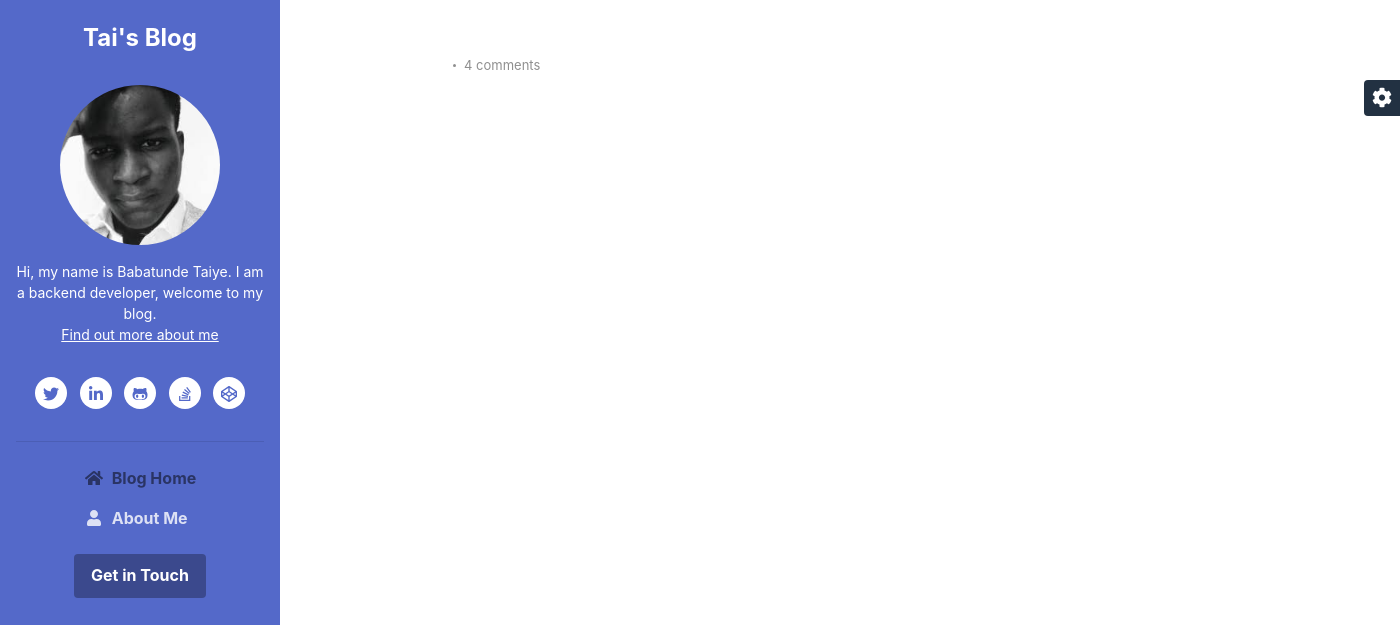
Before: /blog/post/testing-something-out with the older database file.
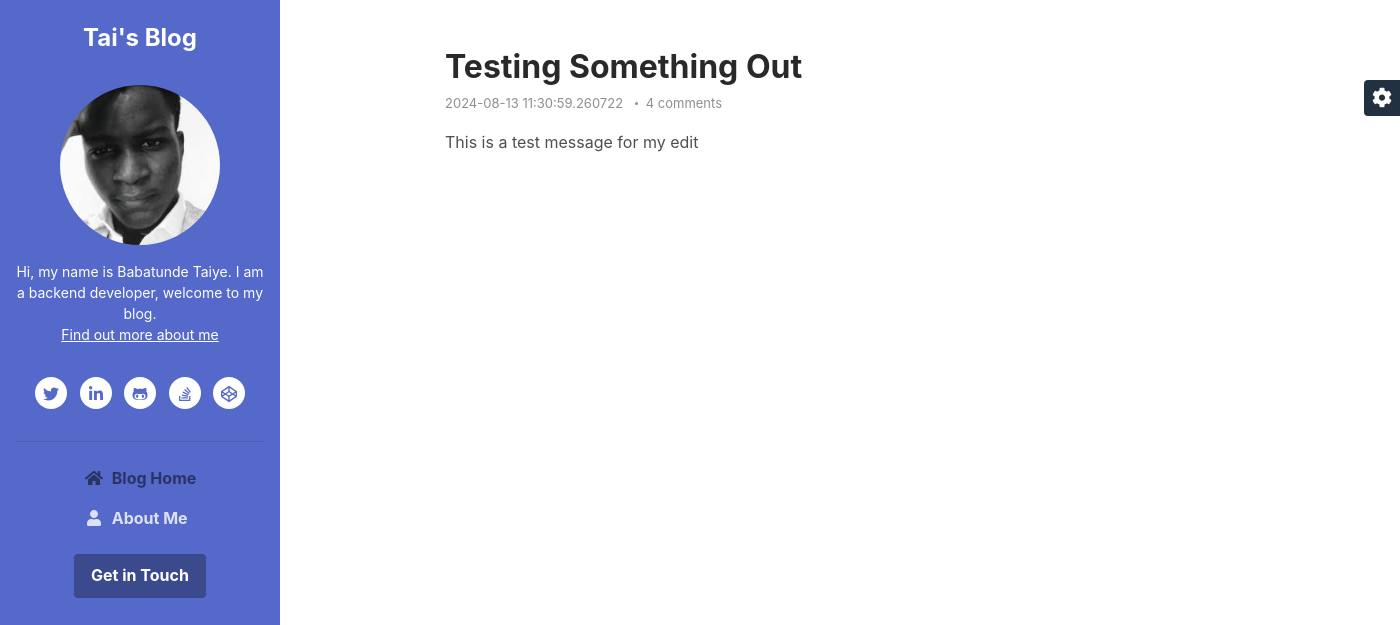
After: the same page with the newer database file.
### app/models.py (models this page shows, shortened)
class Post(db.Model):
    id = db.Column(db.String, primary_key=True, default=lambda: str(uuid.uuid4()))
    post_image = db.Column(db.String, nullable=False, default='def_post.png')
    title = db.Column(db.String, nullable=False)
    content = db.Column(db.Text, nullable=False)
    slug = db.Column(db.String, nullable=False, unique=True)
    created_at = db.Column(db.DateTime, default=datetime.utcnow)
    updated_at = db.Column(db.DateTime, onupdate=datetime.utcnow)
    published = db.Column(db.Boolean, default=False)
    tags = db.Column(db.String())
    author_id = db.Column(db.Integer, db.ForeignKey('admin.id'), nullable=False)
    images = db.relationship('Images', backref='post', lazy=True)

### app/blog/blog.py (the view)
@blog.route('/post/<string:slug>', methods=['POST', 'GET'])
def actual_post(slug):
    post = Post.query.filter_by(slug=slug).first()
    action = request.form.get('actionField')
    if action == 'publish':
        post.published=True
        db.session.add(post)
        db.session.commit()
        flash('Post has been published')
    elif action == 'delete':
        db.session.delete(post)
        db.session.commit()
        flash('Post has been deleted')
        return redirect(url_for('blog.posts'))
    return render_template('blog-post.html', post=post)

### app/blog/templates/blog-post.html (shortened to what this page needs)
{% extends "base.html" %}
{% block content %}
    <div class="main-wrapper">
	    <article class="blog-post px-3 py-5 p-md-5">
		    <div class="container">
			    <header class="blog-post-header">
				    <h2 class="title mb-2">{{post.title}}</h2>
				    <div class="meta mb-3"><span class="date">{% if post.updated_at %}{{post.updated_at }} {%else%} {{ post.created_at }} {%endif%} </span><span class="comment"><a href="{{ url_for('blog.actual_post', slug=post.slug) }}#disqus_thread">4 comments</a></span></div>
			    </header>
			    {{post.content|safe }}
			</div>
		</article>
	{% endblock %}

### app/blog/templates/base.html (shortened to what this page needs)
<!DOCTYPE html>
<html lang="en">
<head>
    <link id="theme-style" rel="stylesheet" href="{{ url_for('static', filename='theme-6.css') }}">
</head>
<body>
    <header class="header text-center">
	    <h1 class="blog-name pt-lg-4 mb-0"><a href="index.html">Tai's Blog</a></h1>
	    <nav class="navbar navbar-expand-lg navbar-dark" >
			<div id="navigation" class="collapse navbar-collapse flex-column" >
				<div class="profile-section pt-3 pt-lg-0">
				    <img class="profile-image mb-3 rounded-circle mx-auto" src="{{ url_for('static', filename='me.jpg') }}" alt="image" >
					<div class="bio mb-3">Hi, my name is Babatunde Taiye. I am a backend developer, welcome to my blog.<br><a href="about.html">Find out more about me</a></div>
					<ul class="social-list list-inline py-3 mx-auto">
			            <li class="list-inline-item"><a href="#"><i class="fab fa-twitter fa-fw"></i></a></li>
			            <li class="list-inline-item"><a href="#"><i class="fab fa-linkedin-in fa-fw"></i></a></li>
			            <li class="list-inline-item"><a href="#"><i class="fab fa-github-alt fa-fw"></i></a></li>
			            <li class="list-inline-item"><a href="#"><i class="fab fa-stack-overflow fa-fw"></i></a></li>
			            <li class="list-inline-item"><a href="#"><i class="fab fa-codepen fa-fw"></i></a></li>
			        </ul>
			        <hr>
				</div>
				<ul class="navbar-nav flex-column text-left">
					<li class="nav-item active">
					    <a class="nav-link" href="{{ url_for('blog.posts') }}"><i class="fas fa-home fa-fw mr-2"></i>Blog Home <span class="sr-only">(current)</span></a>
					</li>
					<li class="nav-item">
					    <a class="nav-link" href="about.html"><i class="fas fa-user fa-fw mr-2"></i>About Me</a>
					</li>
				</ul>
				<div class="my-2 my-md-3">
				    <a class="btn btn-primary" href="https://babatunde-taiye.up.railway.app/" target="_blank">Get in Touch</a>
				</div>
			</div>
		</nav>
    </header>
{% block content %}
{% endblock %}
    </div>
    <div id="config-panel" class="config-panel d-none d-lg-block">
        <div class="panel-inner">
            <a id="config-trigger" class="config-trigger config-panel-hide text-center" href="#"><i class="fas fa-cog fa-spin mx-auto" data-fa-transform="down-6" ></i></a>
        </div>
    </div>
</body>
</html>

Changed rows visible on the page:
added Post: title "Testing Something Out", updated_at "2024-08-13 11:30:59.260722", content "This is a test message for my edit"
